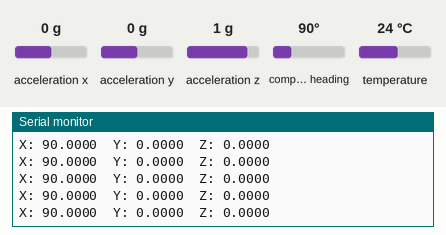
Simulated run of this sketch. Board: Arduino Uno, built with avr-gcc and run on an emulated ATmega328P. Shown: the last lines printed to the serial monitor. The test bench sets the inputs (shaded band); at power-on: acceleration x 0 g, compass heading 90°, acceleration y 0 g, acceleration z 1 g, temperature 24 °C.

Above: at 2.2 s.
2.3 s: acceleration x set to 0.8 g
At 2.8 s:
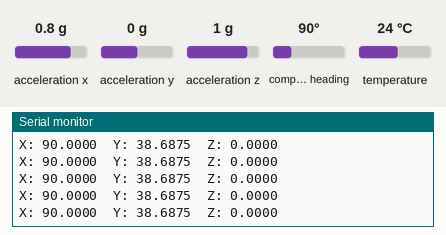
5.3 s: compass heading set to 8°
At 6.0 s:
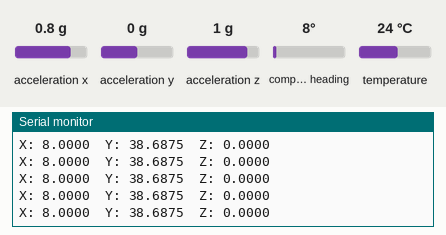
8.3 s: acceleration y set to 1.4 g
At 8.9 s:
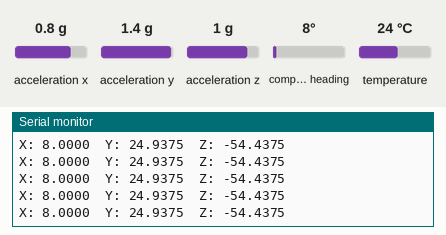
11.3 s: acceleration x set to -1.4 g
At 12.1 s:
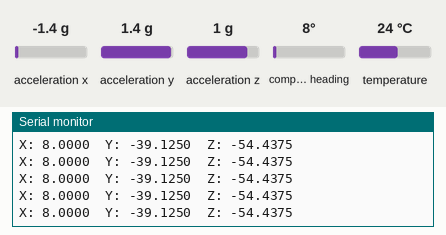
14.3 s: acceleration z set to -1.4 g
At 15.3 s:
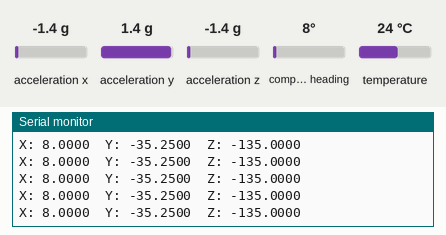
15.8 s: acceleration z set to -0.8 g
At 16.4 s:
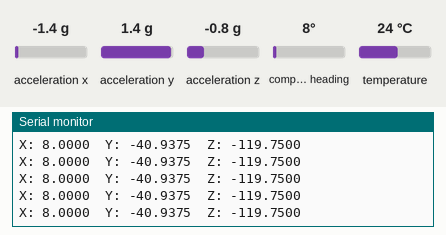
Timing chart, 0 to 18.8 s (numbered marks = the images above; inputs shaded):
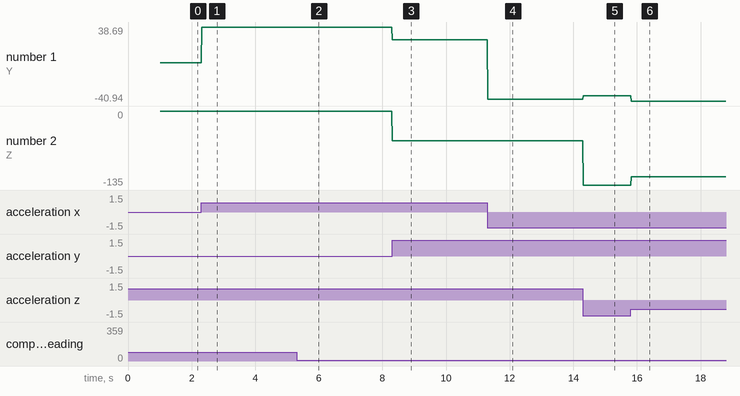

The sketch:

9DOF_test.ino
```cpp
#include <Wire.h>
#include <Adafruit_Sensor.h>
#include <Adafruit_BNO055.h>
#include <utility/imumaths.h>

uint8_t DoFArray[] = { 254, 255, 1, 1, 2, 3, 4, 5, 6, 7, 8, 9, 10, 11, 12 };
uint8_t calibrationArray[] = { 254, 255, 2, 1, 2, 3, 4};
unsigned long newTime;
unsigned long  oldTime;
int  completelyCalibrated;

/* This driver reads raw data from the BNO055
 *
   Connections
   ===========
   Connect SCL to analog 5
   Connect SDA to analog 4
   Connect VDD to 3.3V DC
   Connect GROUND to common ground

   History
   =======
   2015/MAR/03  - First release (KTOWN)

   Updated to send DATA to a dedicated MAX patch.
*/

/* Set the delay between fresh samples */
#define BNO055_SAMPLERATE_DELAY_MS (100)
Adafruit_BNO055 bno = Adafruit_BNO055();

// From the sensorApi changed to Serial.write
void displayCalStatus(void)
{
  // Get the four calibration values (0..3)
  // Any sensor data reporting 0 should be ignored,
  // 3 means 'fully calibrated"
  uint8_t system, gyro, accel, mag;
  system = gyro = accel = mag = 0;
  bno.getCalibration(&system, &gyro, &accel, &mag);
  calibrationArray[3] = system;
  calibrationArray[4] = gyro;
  calibrationArray[5] = accel;
  calibrationArray[6] = mag;
  completelyCalibrated = system + gyro + accel + mag; // When all sensors are calibrated this value becomes 12
  Serial.write(calibrationArray, 7);
}

/**************************************************************************/
/*
    Arduino setup function (automatically called at startup)
*/
/**************************************************************************/
void setup(void)
{
  Serial.begin(115200);
  Serial.println("Orientation Sensor Raw Data Test"); Serial.println("");

  /* Initialise the sensor */
  if(!bno.begin())
  {
    /* There was a problem detecting the BNO055 ... check your connections */
    Serial.print("Ooops, no BNO055 detected ... Check your wiring or I2C ADDR!");
    while(1);
  }

  delay(1000);

  /* Display the current temperature */
  int8_t temp = bno.getTemp();
  Serial.print("Current Temperature: ");
  Serial.print(temp);
  Serial.println(" C");
  Serial.println("");

  bno.setExtCrystalUse(true);

  Serial.println("Calibration status values: 0=uncalibrated, 3=fully calibrated");
}

/**************************************************************************/
/*
    Arduino loop function, called once 'setup' is complete (your own code
    should go here)
*/
/**************************************************************************/

void loop(void)
{
  // Possible vector values can be:
  // - VECTOR_ACCELEROMETER - m/s^2
  // - VECTOR_MAGNETOMETER  - uT
  // - VECTOR_GYROSCOPE     - rad/s
  // - VECTOR_EULER         - degrees
  // - VECTOR_LINEARACCEL   - m/s^2
  // - VECTOR_GRAVITY       - m/s^2
  imu::Vector<3> euler = bno.getVector(Adafruit_BNO055::VECTOR_EULER);
  imu::Vector<3> accellero = bno.getVector(Adafruit_BNO055::VECTOR_LINEARACCEL);

  // Calibrate when not calibrated:
  if (completelyCalibrated < 12) {
    displayCalStatus();
  }

  /* Display the floating point data */
  DoFArray[3] = highByte(int((euler.x()) * 100));
  DoFArray[4] = lowByte(int((euler.x()) * 100));
  DoFArray[5] = highByte(int((euler.y()) * 100));
  DoFArray[6] = lowByte(int((euler.y()) * 100));
  DoFArray[7] = highByte(int((euler.z()) * 100));
  DoFArray[8] = lowByte(int((euler.z()) * 100));
  DoFArray[9] = highByte(int((accellero.x()) * 100));
  DoFArray[10] = lowByte(int((accellero.x()) * 100));
  DoFArray[11] = highByte(int((accellero.y()) * 100));
  DoFArray[12] = lowByte(int((accellero.y()) * 100));
  DoFArray[13] = highByte(int((accellero.z()) * 100));
  DoFArray[14] = lowByte(int((accellero.z()) * 100));

  while ((micros() - 10000) < oldTime) {
    delayMicroseconds(100);
  }
  oldTime = micros();
  // Serial.write(DoFArray,15);

  /* Display the floating point data */
  Serial.print("X: ");
  Serial.print(euler.x(), 4);
  Serial.print("\tY: ");
  Serial.print(euler.y(), 4);
  Serial.print("\tZ: ");
  Serial.print(euler.z(), 4);
  Serial.println("");
}
```

Measured:
- after the input at 2.3 s, the serial monitor: prints a new line at once (image 1)
- after the input at 5.3 s, the serial monitor: prints a new line at once (image 2)
- after the input at 8.3 s, the serial monitor: prints a new line at once (image 3)
- after the input at 11.3 s, the serial monitor: prints a new line at once (image 4)
- after the input at 14.3 s, the serial monitor: prints a new line at once (image 5)
- after the input at 15.8 s, the serial monitor: prints a new line at once (image 6)
- plotted number 1: 0 → 38.69 after the input at 2.3 s, 38.69 → 24.94 after the input at 8.3 s, 24.94 → -39.12 after the input at 11.3 s, -39.12 → -35.25 after the input at 14.3 s, -35.25 → -40.94 after the input at 15.8 s
- plotted number 2: 0 → -54.44 after the input at 8.3 s, -54.44 → -135 after the input at 14.3 s, -135 → -119.75 after the input at 15.8 s
